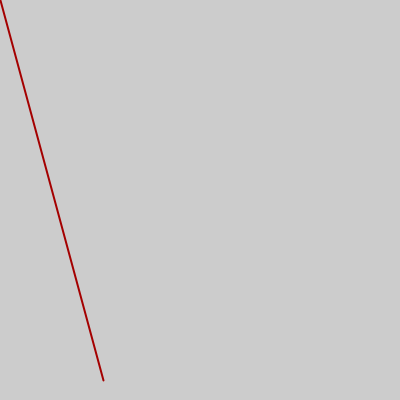
Frame 1 (no input)
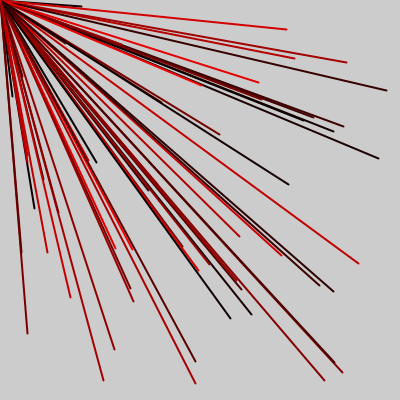
Frame 60 (the mouse pressed at the canvas centre just before this capture)
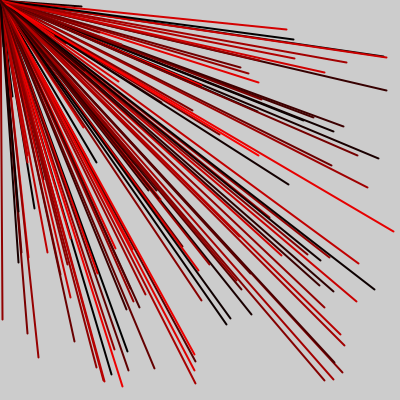
Frame 120 (the mouse held since frame 60 and released just before this capture)

The Processing sketch that drew these frames (run headless with seeded random() and noise(); from frame 60 on, the mouse is pressed at the canvas centre):

// Processing sketch: pgm5
// ── pgm5.pde
// comment

void setup() {
  size(400,400);
}

void draw() {

   stroke(random(255),0,0);
   strokeWeight(2);
   line(0,0,random(width),random(height));

}
